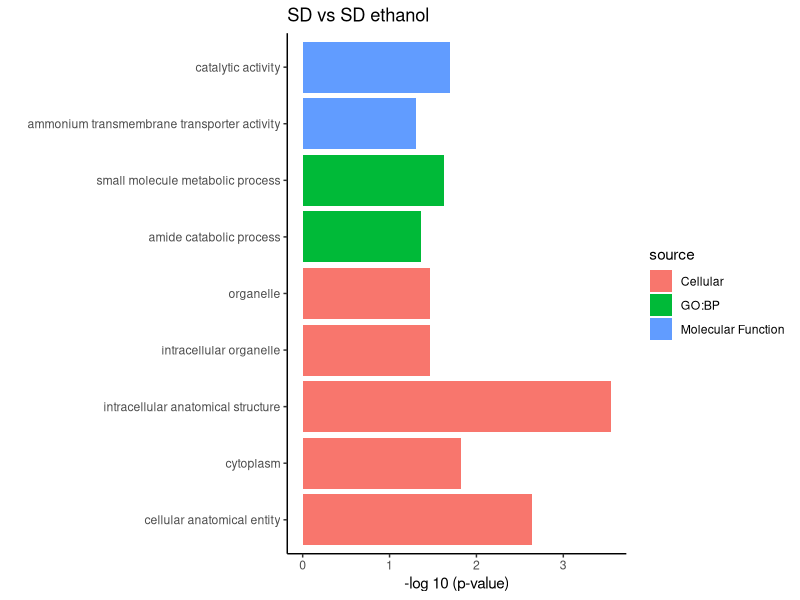
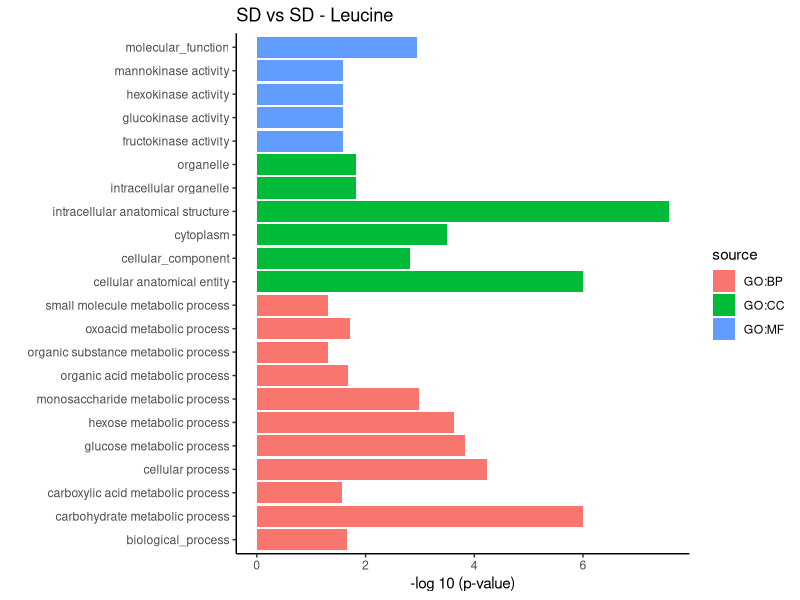
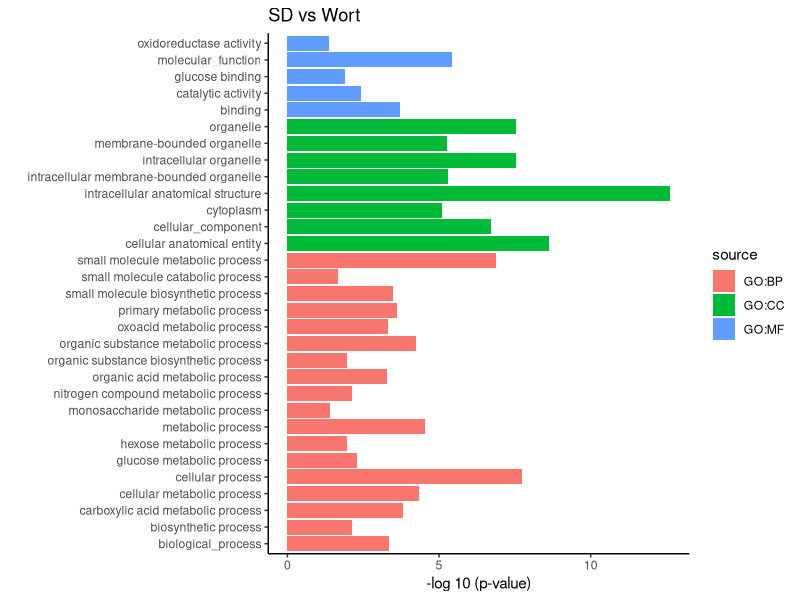

These charts were generated, in order, by the following R code:
library(tidyverse)
#library(forcats)

ethGO <- read.csv("gProfiler_eth_intersections-Copy.csv")
leuGO <- read.csv("gProfiler_leu_intersections-Copy.csv")
wortGO <- read.csv("gProfiler_wort_intersections-Copy.csv")

head(ethGO)
str(ethGO)

as.double(ethGO$negative_log10_of_adjusted_p_value)
#------- DATA WRANGLING -------

ethGO_clean <- ethGO %>%
  filter(source == "GO:MF" | source == "GO:CC" | source == "GO:BP")

ethGO_clean <- ethGO_clean %>%
  mutate(source = recode(source, "GO:MF" = "Molecular Function",
                                 "GO:CC" = "Cellular "))

leuGO_clean <- leuGO %>%
  filter(source == "GO:MF" | source == "GO:CC" | source == "GO:BP")

wortGO_clean <- wortGO %>%
  filter(source == "GO:MF" | source == "GO:CC" | source == "GO:BP")


#------- HIST PLOTS -----------
ethGO_clean %>%
  ggplot(aes(x = negative_log10_of_adjusted_p_value, y = fct_reorder(term_name, source))) +
  geom_col(aes(fill = source)) +
  theme_classic() +
  labs(x = "-log 10 (p-value)", 
       y = "",
       title = "SD vs SD ethanol")

leuGO_clean %>%
  ggplot(aes(x = negative_log10_of_adjusted_p_value, y = fct_reorder(term_name, source))) +
  geom_col(aes(fill = source)) +
  theme_classic() +
  labs(x = "-log 10 (p-value)", 
       y = "",
       title = "SD vs SD - Leucine")

wortGO_clean %>%
  ggplot(aes(x = negative_log10_of_adjusted_p_value, y = fct_reorder(term_name, source))) +
  geom_col(aes(fill = source)) +
  theme_classic() +
  labs(x = "-log 10 (p-value)", 
       y = "",
       title = "SD vs Wort")
